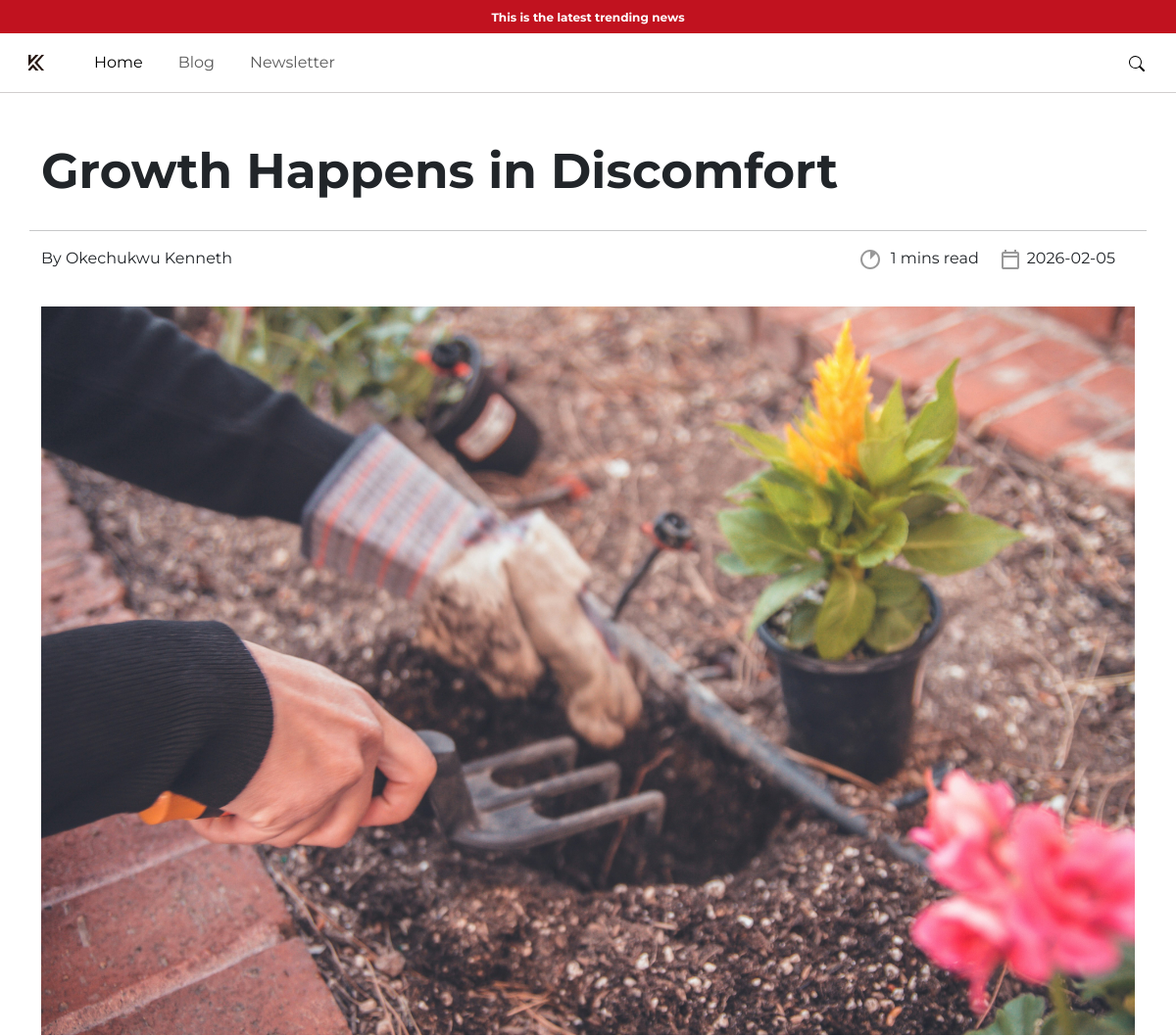
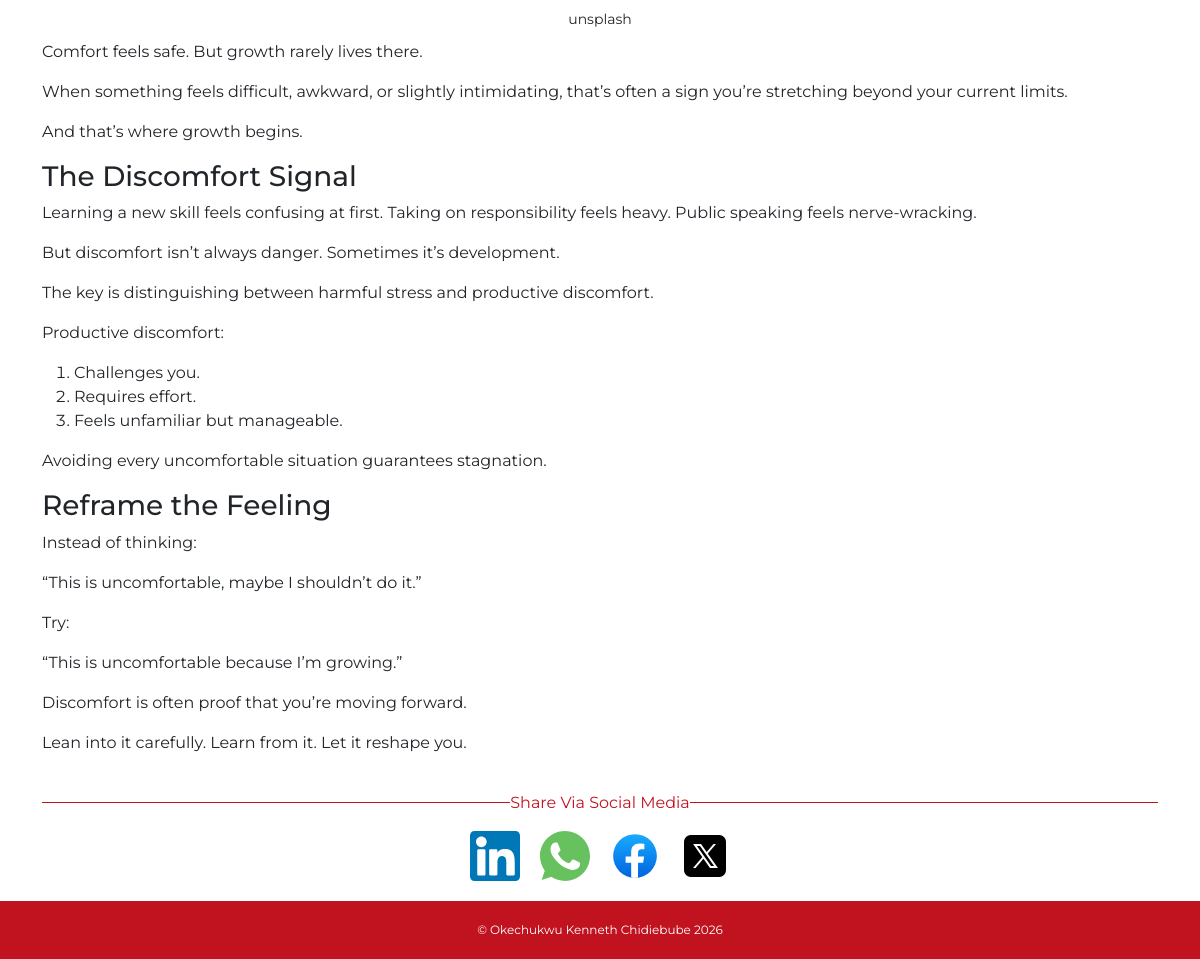
/news.php?title=growth-happens-in-discomfort, run on the app's committed database (2 pictures, top to bottom).
### tables this page shows
CREATE TABLE `posts` (
  `id` int(11) NOT NULL,
  `title` varchar(300) NOT NULL,
  `slug` varchar(350) NOT NULL,
  `image` varchar(255) NOT NULL,
  `image_source` varchar(255) NOT NULL,
  `content` mediumtext NOT NULL,
  `date` datetime NOT NULL DEFAULT current_timestamp()
);

### includes/functions.php (called while the page is built, shortened)
<?php
function get_url(){
  $protocol = (!empty($_SERVER['HTTPS']) && $_SERVER['HTTPS'] !== 'off') ? "https://" : "http://";
  $host = $_SERVER['HTTP_HOST'];
  $path = $_SERVER['REQUEST_URI'];
  return $protocol . $host . $path;
}

### news.php (the view, shortened to what this page needs)
<?php
  include("./includes/db_connect.php");
  include_once("./includes/functions.php");
  $slug = $_GET['title'];
  $sql = "SELECT * FROM posts WHERE slug = ?";
  $stmt = mysqli_prepare($connection, $sql);
  mysqli_stmt_bind_param($stmt, "s", $slug);
  mysqli_stmt_execute($stmt);
  $result = mysqli_stmt_get_result($stmt);
  $row = mysqli_fetch_assoc($result);
  $encoded_page_url = urlencode(get_url());
?>
<!DOCTYPE html>
<html lang="en">
<head>
  <link href="https://cdn.jsdelivr.net/npm/bootstrap@5.3.8/dist/css/bootstrap.min.css" rel="stylesheet">
  <link rel="stylesheet" href="./styles/style.css">
</head>
<body>
  <?php include("./includes/navbar.php"); ?>
  <main class="news">
    <div class="container">
      <div class="row">
        <h1><?php echo $row['title'] ?></h1>
        <hr>
        <div class="news-elements">
          <p>By Okechukwu Kenneth</p>
          <div>
            <p><img src="./assets/time.svg" alt="time icon">
              <?php
                $read_time = ceil(str_word_count(strip_tags($row['content']))/200);
                echo $read_time . " mins read";
              ?>
            </p>
            <p><img src="./assets/calendar.svg" alt="Calendar icon"><?php echo substr($row['date'], 0, 11) ?></p>
          </div>
        </div>
        <div class="news-section">
          <img src="<?php echo $row['image'] ?>" class="img-fluid" alt="News Image">
          <small class="img-source"><?php echo $row['image_source'] ?></small>
          <?php echo $row['content'] ?>
        </div>
        <div class="share">
          <p> Share Via Social Media </p>
          <div class="social">
            <a href="https://www.linkedin.com/sharing/share-offsite/?url=<?php echo $encoded_page_url ?>" target="_blank"><img src="./assets/linkedin-svgrepo-com.svg"></a>
            <a href="https://api.whatsapp.com/send?text=<?php echo $encoded_page_url ?>" target="_blank"><img src="./assets/whatsapp-color-svgrepo-com.svg"></a>
            <a href="https://www.facebook.com/sharer/sharer.php?u=<?php echo $encoded_page_url ?>" target="_blank"><img src="./assets/facebook-1-svgrepo-com.svg"></a>
            <a href="https://x.com/intent/tweet?url=<?php echo $encoded_page_url ?>" target="_blank"><img src="./assets/icons8-x-50.png"></a>
          </div>
        </div>
      </div>
    </div>
  </main>
  <?php include("./includes/footer.php"); ?>
</body>
</html>

### styles/style.css (style rules this page uses)
* { margin: 0; padding: 0; box-sizing: border-box; font-family: "Montserrat", sans-serif; }
.news { padding: 20px 0; }
.news h1 { font-weight: 700; font-size: 50px; margin: 30px 0; }
.news .news-elements { display: flex; justify-content: space-between; margin-bottom: 20px; }
.news .news-elements div { display: flex; justify-content: space-evenly; }
.news .news-elements div p { margin-right: 20px; }
.news .news-elements div img { margin-right: 5px; }
.news .news-section img { width: 100%; }
.news .news-section small { display: block; text-align: center; margin: 10px; }
.news .news-section p { text-align: justify; }
.share { margin-top: 20px; }
.share p { display: flex; flex-direction: row; color: #c1121f; }
.share p:before, .share p:after { content: ""; flex: 1 1; border-bottom: 1px solid #c1121f; margin: auto; }
.share .social img { height: 50px; width: 50px; margin: 0px 10px; }
.share .social { display: flex; flex-direction: row; justify-content: center; }

### data on the page
posts: title "Growth Happens in Discomfort", content "1", date "2026-02-05", image (picture), image_source "unsplash", content "Comfort feels safe. But growth rarely lives there. When something feels difficult, awkward, or slightly intimidating, that’s often a sign you’re stretching beyond your current limits. And that’s where growth begins. The Discomfort Signal Learning a new skill feels confusing at first. Taking on responsibility feels heavy. Public speaking feels nerve-wracking. But discomfort isn’t always danger. Sometimes it’s development. The key is distinguishing between harmful stress and productive discomfort. Productive discomfort: Challenges you. Requires effort. Feels unfamiliar but manageable. Avoiding every uncomfortable situation guarantees stagnation. Reframe the Feeling Instead of thinking: “This…"
